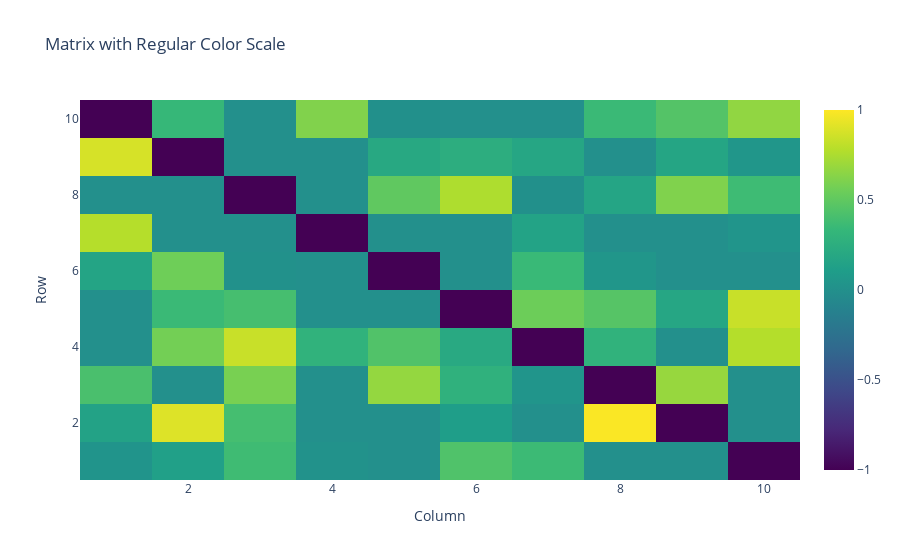

The notebook cell this image was saved under:
### Code cell
#parameters
S=10
C=0.5
sigma= 0.5
Pc=0
Pm=1
Pe=0
s= 1

matrix_para = {'S':S, 'C':C, 'sigma':sigma, 'Pm':Pm, 'Pc':Pc, 'Pe':Pe,'s':s}
matrix_para

A=local_matrix_A(matrix_para)
plot_matrix(A)

### Figure 1 — Plotly figure (JSON) as saved in the notebook; plotly's stock layout.template omitted (floating-point values rounded to 4 significant figures)
{"data": [{"colorscale": [[0, "#440154"], [0.1111, "#482878"], [0.2222, "#3e4989"], [0.3333, "#31688e"], [0.4444, "#26828e"], [0.5556, "#1f9e89"], [0.6667, "#35b779"], [0.7778, "#6ece58"], [0.8889, "#b5de2b"], [1, "#fde725"]], "type": "heatmap", "x": [1, 2, 3, 4, 5, 6, 7, 8, 9, 10], "y": [10, 9, 8, 7, 6, 5, 4, 3, 2, 1], "z": [[-1, 0.337, 0, 0.6148, 0.001641, 0, 0, 0.3526, 0.4525, 0.6639], [0.8788, -1, 0, 0, 0.2028, 0.2476, 0.1798, 0, 0.1758, 0.05081], [0, 0, -1, 0, 0.5019, 0.7574, 5.177e-05, 0.1736, 0.6104, 0.369], [0.7773, 0, 0, -1, 0, 0, 0.1515, 0, 0, 0.0425], [0.1613, 0.5542, 0.00718, 0, -1, 0, 0.348, 0.0462, 0, 0], [0, 0.3534, 0.3989, 0, 0, -1, 0.5474, 0.461, 0.1825, 0.835], [0, 0.5707, 0.8378, 0.2903, 0.4421, 0.2095, -1, 0.2892, 0, 0.7756], [0.4146, 0, 0.5861, 0, 0.6741, 0.2824, 0.04024, -1, 0.6832, 0], [0.1477, 0.9003, 0.3967, 0, 0, 0.1084, 0, 0.9919, -1, 0], [0.032, 0.1291, 0.3728, 0.01957, 0, 0.437, 0.3625, 0, 0, -1]], "zmid": 0}], "layout": {"title": {"text": "Matrix with Regular Color Scale"}, "xaxis": {"title": {"text": "Column"}}, "yaxis": {"title": {"text": "Row"}}}}
